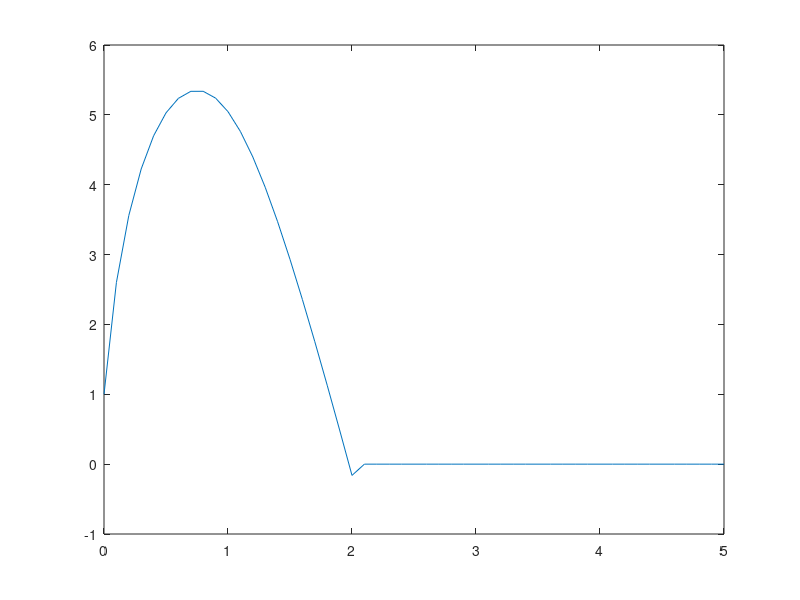

Source code (MATLAB):
close all
clear all
clc



%Constnates 
g=9.8;
vlim=6.8;
m=1;
alpha=m*g/(vlim^2);

%vetores
ti=0;
tf=5;
h=0.1;
t=ti:h:tf;
vi_an=-vlim*tanh((g/vlim)*t);
v(1)=16;

z=zeros(length(t),1);
z(1)=1;

%Euler

for i=1:length(t)-1
     a(i)=-g-((g*v(i)*abs(v(i))/vlim^2));    
     v(i+1)=v(i)+a(i)*h;
     z(i+1)=z(i)+v(i)*h;
     
     if z(i+1)<0
         break;
     end
     
end


ft=interp1(z(20:21),t(20:21),0);


plot(t,z)

